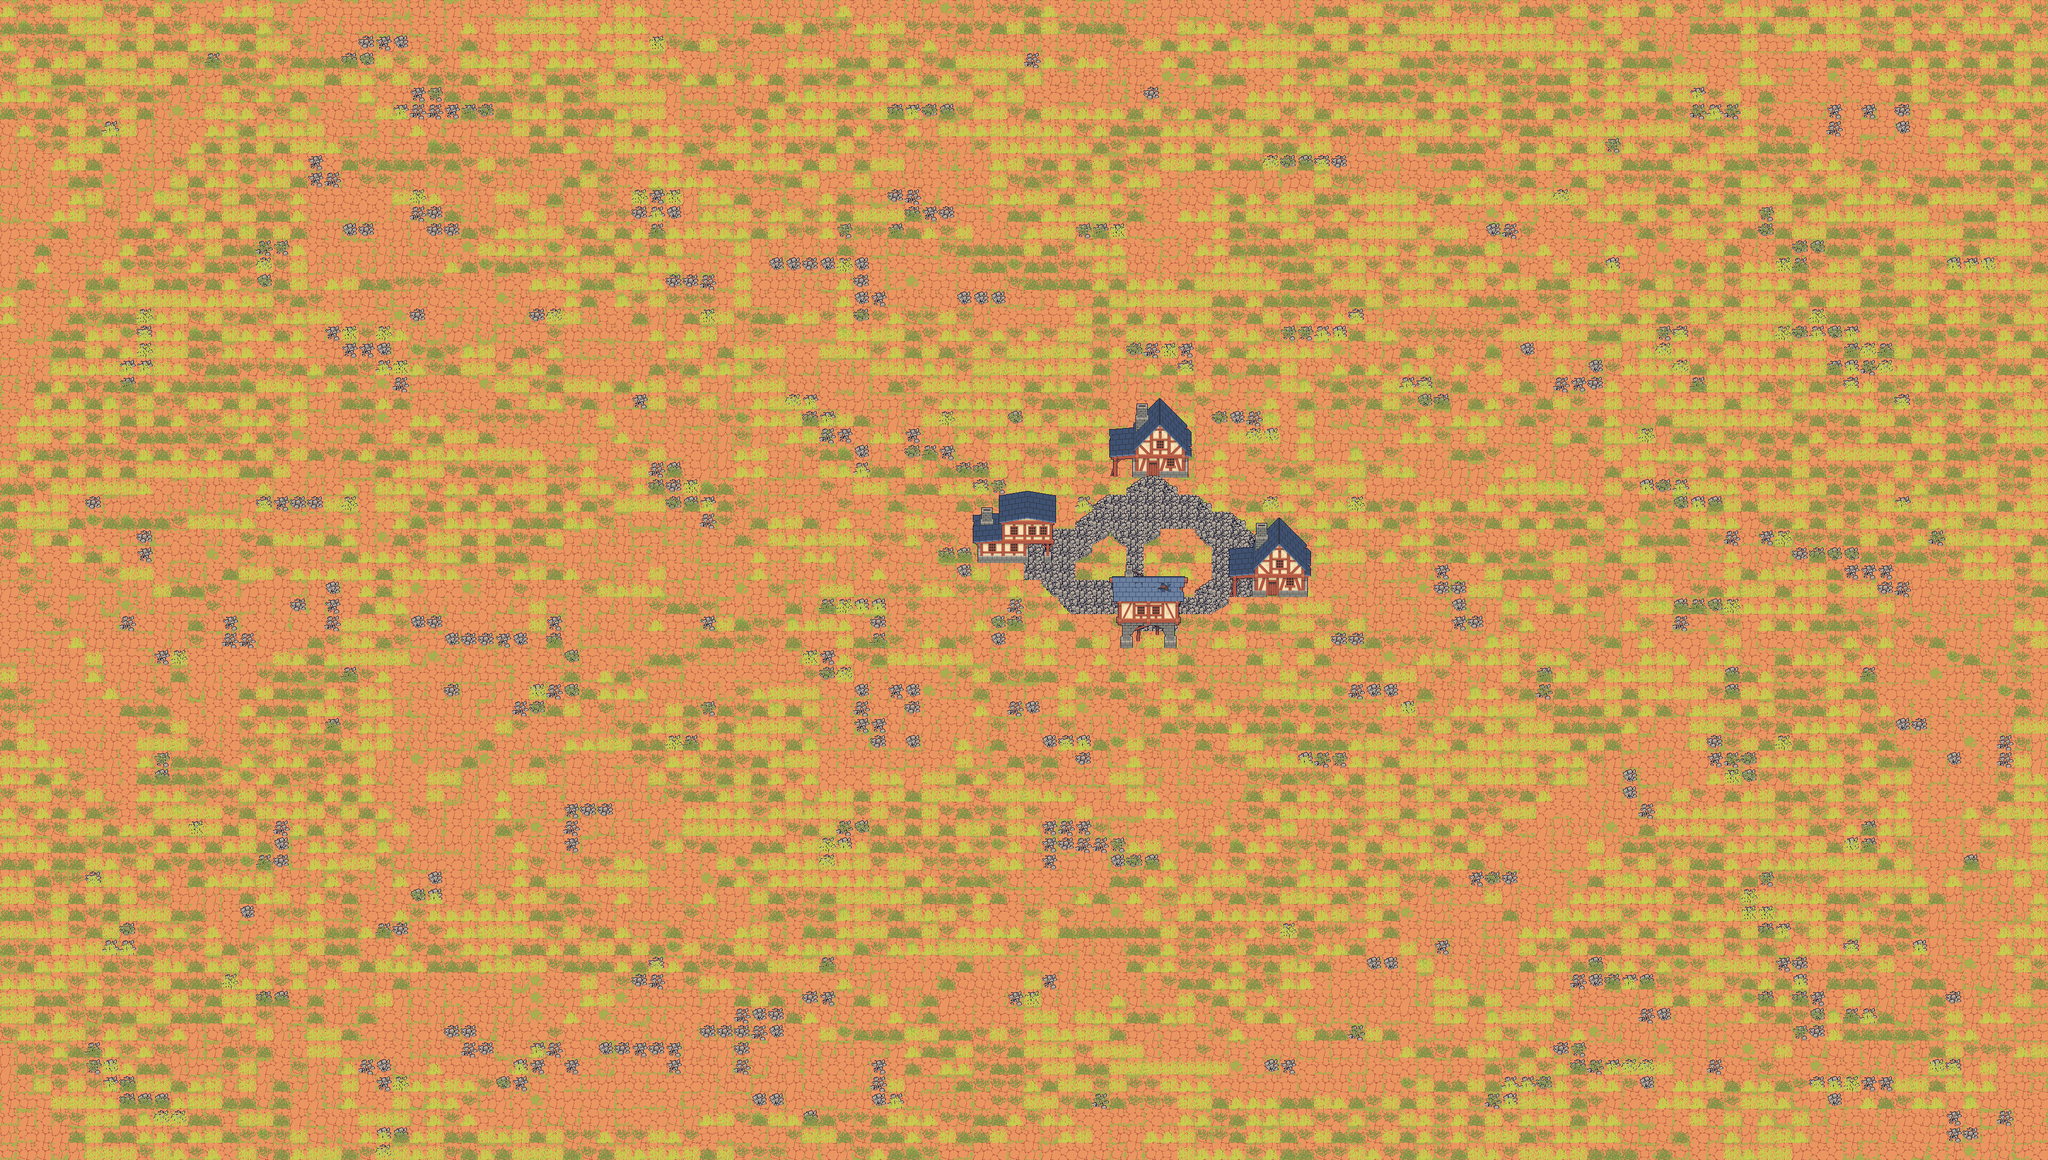

This is a level from a 2D game, rendered from its Tiled map with the project's own tilesets. A one-line summary and the map file follow, with tile-layer data summarised:
An orthogonal 120x68 tile map with 32x32 px tiles, 6 tile layers (Dirt, Stone, Grass, Road, ...), 5 tilesets.

<map version="1.10" tiledversion="1.11.0" orientation="orthogonal" renderorder="right-down" width="120" height="68" tilewidth="32" tileheight="32" infinite="0" nextlayerid="8" nextobjectid="1">
 <tileset firstgid="1" source="Dirt.tsx" />
 <tileset firstgid="65" source="Stones.tsx" />
 <tileset firstgid="75" source="grass.tsx" />
 <tileset firstgid="86" source="Houses.tsx" />
 <tileset firstgid="90" source="Road.tsx" />
 <layer id="1" name="Dirt" width="120" height="68">
  <data>[8160 cells, 8160 non-empty, 40 distinct tile ids]</data>
 </layer>
 <layer id="3" name="Stone" width="120" height="68">
  <data>[8160 cells, 501 non-empty, 4 distinct tile ids]</data>
 </layer>
 <layer id="4" name="Grass" width="120" height="68">
  <data>[8160 cells, 5244 non-empty, 4 distinct tile ids]</data>
 </layer>
 <layer id="6" name="Road" width="120" height="68">
  <data>[8160 cells, 67 non-empty, 5 distinct tile ids]</data>
 </layer>
 <layer id="5" name="Houses" width="120" height="68">
  <data>[8160 cells, 4 non-empty, 3 distinct tile ids]</data>
 </layer>
 <layer id="7" name="Tents" width="120" height="68">
  <data>[8160 cells, 3 non-empty, 3 distinct tile ids]</data>
 </layer>
</map>
